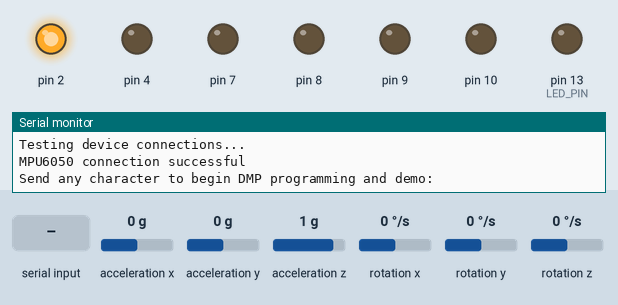
Recording of a sketch running on a simulated Arduino Leonardo, built with avr-gcc and run on an emulated ATmega32U4. On the bench: output pins drawn as LEDs (lit = HIGH), the last lines printed to the serial monitor. Dashed ring = blinking. Inputs (shaded band) come from the test bench; at power-on: acceleration x 0 g, acceleration y 0 g, acceleration z 1 g, rotation x 0 °/s, rotation y 0 °/s, rotation z 0 °/s. The sensor or clock chip raises its interrupt line as the real part does; random numbers use the default seed unless the sketch sets one.

Above: at 0.8 s.
0.9 s: "test 1\n" received over Serial
At 2.26 s:
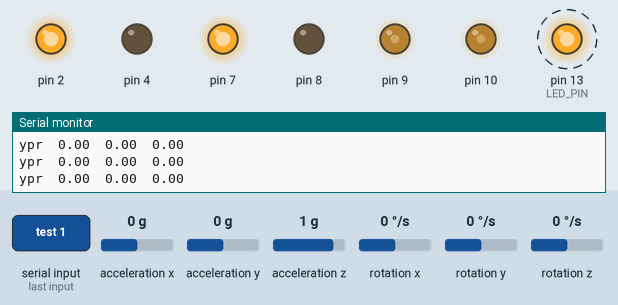
Timing chart, 0 to 9.9 s (numbered marks = the images above; inputs shaded):
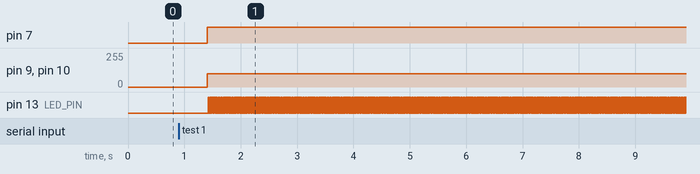

Measured:
- after the input at 0.9 s, pin 7: LOW → HIGH after 0.51 s; pin 9, pin 10: 0/255 → 98/255 after 0.51 s; pin 13 (LED_PIN): alternates HIGH for 0.01 s and LOW for 0.01 s, starting after 0.52 s

The sketch:

REALautotuneCombined.ino
```cpp
// I2C device class (I2Cdev) demonstration Arduino sketch for MPU6050 class using DMP (MotionApps v2.0)
// 6/21/2012 by Jeff Rowberg <jeff@rowberg.net>
// Updates should (hopefully) always be available at https://github.com/jrowberg/i2cdevlib
//
// Changelog:
//      2013-05-08 - added seamless Fastwire support
//                 - added note about gyro calibration
//      2012-06-21 - added note about Arduino 1.0.1 + Leonardo compatibility error
//      2012-06-20 - improved FIFO overflow handling and simplified read process
//      2012-06-19 - completely rearranged DMP initialization code and simplification
//      2012-06-13 - pull gyro and accel data from FIFO packet instead of reading directly
//      2012-06-09 - fix broken FIFO read sequence and change interrupt detection to RISING
//      2012-06-05 - add gravity-compensated initial reference frame acceleration output
//                 - add 3D math helper file to DMP6 example sketch
//                 - add Euler output and Yaw/Pitch/Roll output formats
//      2012-06-04 - remove accel offset clearing for better results (thanks Sungon Lee)
//      2012-06-01 - fixed gyro sensitivity to be 2000 deg/sec instead of 250
//      2012-05-30 - basic DMP initialization working

/* ============================================
I2Cdev device library code is placed under the MIT license
Copyright (c) 2012 Jeff Rowberg

Permission is hereby granted, free of charge, to any person obtaining a copy
of this software and associated documentation files (the "Software"), to deal
in the Software without restriction, including without limitation the rights
to use, copy, modify, merge, publish, distribute, sublicense, and/or sell
copies of the Software, and to permit persons to whom the Software is
furnished to do so, subject to the following conditions:

The above copyright notice and this permission notice shall be included in
all copies or substantial portions of the Software.

THE SOFTWARE IS PROVIDED "AS IS", WITHOUT WARRANTY OF ANY KIND, EXPRESS OR
IMPLIED, INCLUDING BUT NOT LIMITED TO THE WARRANTIES OF MERCHANTABILITY,
FITNESS FOR A PARTICULAR PURPOSE AND NONINFRINGEMENT. IN NO EVENT SHALL THE
AUTHORS OR COPYRIGHT HOLDERS BE LIABLE FOR ANY CLAIM, DAMAGES OR OTHER
LIABILITY, WHETHER IN AN ACTION OF CONTRACT, TORT OR OTHERWISE, ARISING FROM,
OUT OF OR IN CONNECTION WITH THE SOFTWARE OR THE USE OR OTHER DEALINGS IN
THE SOFTWARE.
===============================================
*/
#include <PID_v1.h>
#include <PID_AutoTune_v0.h>

byte ATuneModeRemember=2;
double input=8, output=50, setpoint=5.2;
double kp=20,ki=0,kd=0;

double kpmodel=1.5, taup=100, theta[50];
double outputStart=5;
double aTuneStep=50, aTuneNoise=1, aTuneStartValue=100;
unsigned int aTuneLookBack=20;

boolean tuning = false;
unsigned long  modelTime, serialTime;

PID myPID(&input, &output, &setpoint,kp,ki,kd, DIRECT);
PID_ATune aTune(&input, &output);

//set to false to connect to the real world
boolean useSimulation = false;


#include "DualVNH5019MotorShield.h" //motor library jc

DualVNH5019MotorShield md; //motor include jc

//Define Variables we'll be connecting to
double Setpoint, Input;


// I2Cdev and MPU6050 must be installed as libraries, or else the .cpp/.h files
// for both classes must be in the include path of your project
#include "I2Cdev.h"

#include "MPU6050_6Axis_MotionApps20.h"
//#include "MPU6050.h" // not necessary if using MotionApps include file

// Arduino Wire library is required if I2Cdev I2CDEV_ARDUINO_WIRE implementation
// is used in I2Cdev.h
#if I2CDEV_IMPLEMENTATION == I2CDEV_ARDUINO_WIRE
    #include "Wire.h"
#endif

// class default I2C address is 0x68
// specific I2C addresses may be passed as a parameter here
// AD0 low = 0x68 (default for SparkFun breakout and InvenSense evaluation board)
// AD0 high = 0x69
MPU6050 mpu;
//MPU6050 mpu(0x69); // <-- use for AD0 high

/* =========================================================================
   NOTE: In addition to connection 3.3v, GND, SDA, and SCL, this sketch
   depends on the MPU-6050's INT pin being connected to the Arduino's
   external interrupt #0 pin. On the Arduino Uno and Mega 2560, this is
   digital I/O pin 2.
 * ========================================================================= */

/* =========================================================================
   NOTE: Arduino v1.0.1 with the Leonardo board generates a compile error
   when using Serial.write(buf, len). The Teapot output uses this method.
   The solution requires a modification to the Arduino USBAPI.h file, which
   is fortunately simple, but annoying. This will be fixed in the next IDE
   release. For more info, see these links:

   http://arduino.cc/forum/index.php/topic,109987.0.html
   http://code.google.com/p/arduino/issues/detail?id=958
 * ========================================================================= */


// uncomment "OUTPUT_READABLE_QUATERNION" if you want to see the actual
// quaternion components in a [w, x, y, z] format (not best for parsing
// on a remote host such as Processing or something though)
//#define OUTPUT_READABLE_QUATERNION

// uncomment "OUTPUT_READABLE_EULER" if you want to see Euler angles
// (in degrees) calculated from the quaternions coming from the FIFO.
// Note that Euler angles suffer from gimbal lock (for more info, see
// http://en.wikipedia.org/wiki/Gimbal_lock)
//#define OUTPUT_READABLE_EULER

// uncomment "OUTPUT_READABLE_YAWPITCHROLL" if you want to see the yaw/
// pitch/roll angles (in degrees) calculated from the quaternions coming
// from the FIFO. Note this also requires gravity vector calculations.
// Also note that yaw/pitch/roll angles suffer from gimbal lock (for
// more info, see: http://en.wikipedia.org/wiki/Gimbal_lock)
#define OUTPUT_READABLE_YAWPITCHROLL

// uncomment "OUTPUT_READABLE_REALACCEL" if you want to see acceleration
// components with gravity removed. This acceleration reference frame is
// not compensated for orientation, so +X is always +X according to the
// sensor, just without the effects of gravity. If you want acceleration
// compensated for orientation, us OUTPUT_READABLE_WORLDACCEL instead.
//#define OUTPUT_READABLE_REALACCEL

// uncomment "OUTPUT_READABLE_WORLDACCEL" if you want to see acceleration
// components with gravity removed and adjusted for the world frame of
// reference (yaw is relative to initial orientation, since no magnetometer
// is present in this case). Could be quite handy in some cases.
//#define OUTPUT_READABLE_WORLDACCEL

// uncomment "OUTPUT_TEAPOT" if you want output that matches the
// format used for the InvenSense teapot demo
//#define OUTPUT_TEAPOT

float mycurrentangle;

#define LED_PIN 13 // (Arduino is 13, Teensy is 11, Teensy++ is 6)
bool blinkState = false;

// MPU control/status vars
bool dmpReady = false;  // set true if DMP init was successful
uint8_t mpuIntStatus;   // holds actual interrupt status byte from MPU
uint8_t devStatus;      // return status after each device operation (0 = success, !0 = error)
uint16_t packetSize;    // expected DMP packet size (default is 42 bytes)
uint16_t fifoCount;     // count of all bytes currently in FIFO
uint8_t fifoBuffer[64]; // FIFO storage buffer

// orientation/motion vars
Quaternion q;           // [w, x, y, z]         quaternion container
VectorInt16 aa;         // [x, y, z]            accel sensor measurements
VectorInt16 aaReal;     // [x, y, z]            gravity-free accel sensor measurements
VectorInt16 aaWorld;    // [x, y, z]            world-frame accel sensor measurements
VectorFloat gravity;    // [x, y, z]            gravity vector
float euler[3];         // [psi, theta, phi]    Euler angle container
float ypr[3];           // [yaw, pitch, roll]   yaw/pitch/roll container and gravity vector

// packet structure for InvenSense teapot demo
uint8_t teapotPacket[14] = { '$', 0x02, 0,0, 0,0, 0,0, 0,0, 0x00, 0x00, '\r', '\n' };


// ================================================================
// ===               INTERRUPT DETECTION ROUTINE                ===
// ================================================================

     volatile bool mpuInterrupt = false;     // indicates whether MPU interrupt pin has gone high
    void dmpDataReady() {
    mpuInterrupt = true;
}


// ================================================================
// ===                      INITIAL SETUP                       ===
// ================================================================

void setup() {
    //initialize the variables we're linked to
  Input = mycurrentangle;


 myPID.SetOutputLimits(-400,400);

////if(useSimulation)
 //// {
 ////   for(byte i=0;i<50;i++)
////    {
////      theta[i]=outputStart;
 ////   }
 ////   modelTime = 0;
 //// }
  //Setup the pid
  myPID.SetMode(AUTOMATIC);

  if(tuning)
  {
    tuning=false;
    changeAutoTune();
    tuning=true;
  }

  serialTime = 0;


   md.init(); //motor thing initialize


    // join I2C bus (I2Cdev library doesn't do this automatically)
    #if I2CDEV_IMPLEMENTATION == I2CDEV_ARDUINO_WIRE
        Wire.begin();
        TWBR = 24; // 400kHz I2C clock (200kHz if CPU is 8MHz)
    #elif I2CDEV_IMPLEMENTATION == I2CDEV_BUILTIN_FASTWIRE
        Fastwire::setup(400, true);
    #endif

    // initialize serial communication
    // (115200 chosen because it is required for Teapot Demo output, but it's
    // really up to you depending on your project)
    Serial.begin(115200);
    while (!Serial); // wait for Leonardo enumeration, others continue immediately

    // NOTE: 8MHz or slower host processors, like the Teensy @ 3.3v or Ardunio
    // Pro Mini running at 3.3v, cannot handle this baud rate reliably due to
    // the baud timing being too misaligned with processor ticks. You must use
    // 38400 or slower in these cases, or use some kind of external separate
    // crystal solution for the UART timer.

    // initialize device
    Serial.println(F("Initializing I2C devices..."));
    mpu.initialize();

    // verify connection
    Serial.println(F("Testing device connections..."));
    Serial.println(mpu.testConnection() ? F("MPU6050 connection successful") : F("MPU6050 connection failed"));

    // wait for ready
    Serial.println(F("\nSend any character to begin DMP programming and demo: "));
    while (Serial.available() && Serial.read()); // empty buffer
    while (!Serial.available());                 // wait for data
    while (Serial.available() && Serial.read()); // empty buffer again

    // load and configure the DMP
    Serial.println(F("Initializing DMP..."));
    devStatus = mpu.dmpInitialize();

    // supply your own gyro offsets here, scaled for min sensitivity
    mpu.setXGyroOffset(220);
    mpu.setYGyroOffset(76);
    mpu.setZGyroOffset(-85);
    mpu.setZAccelOffset(1788); // 1688 factory default for my test chip

    // make sure it worked (returns 0 if so)
    if (devStatus == 0) {
        // turn on the DMP, now that it's ready
        Serial.println(F("Enabling DMP..."));
        mpu.setDMPEnabled(true);

        // enable Arduino interrupt detection
        Serial.println(F("Enabling interrupt detection (Arduino external interrupt 0)..."));
        attachInterrupt(1, dmpDataReady, RISING);
        mpuIntStatus = mpu.getIntStatus();

        // set our DMP Ready flag so the main loop() function knows it's okay to use it
        Serial.println(F("DMP ready! Waiting for first interrupt..."));
        dmpReady = true;

        // get expected DMP packet size for later comparison
        packetSize = mpu.dmpGetFIFOPacketSize();
    } else {
        // ERROR!
        // 1 = initial memory load failed
        // 2 = DMP configuration updates failed
        // (if it's going to break, usually the code will be 1)
        Serial.print(F("DMP Initialization failed (code "));
        Serial.print(devStatus);
        Serial.println(F(")"));
    }

    // configure LED for output
    pinMode(LED_PIN, OUTPUT);
}


// ================================================================
// ===                    MAIN PROGRAM LOOP                     ===
// ================================================================

void loop() {
    // if programming failed, don't try to do anything
    if (!dmpReady) return;

    // wait for MPU interrupt or extra packet(s) available
   while (!mpuInterrupt && fifoCount < packetSize) {


     unsigned long now = millis();

  if(!useSimulation)
  { //pull the input in from the real world
    input = mycurrentangle;
  }

  if(tuning)
  {
    byte val = (aTune.Runtime());
    if (val!=0)
    {
      tuning = false;
    }
    if(!tuning)
    { //we're done, set the tuning parameters
      kp = aTune.GetKp();
      ki = aTune.GetKi();
      kd = aTune.GetKd();
      myPID.SetTunings(kp,ki,kd);
      AutoTuneHelper(false);
    }
  }
  else myPID.Compute();
  Serial.println("pid is computed");
  if(useSimulation)
  {
    theta[30]=output;
    if(now>=modelTime)
    {
      modelTime +=100;
      DoModel();
    }
  }
  else
  {
    md.setSpeeds(output,output);
     Serial.println("speed is set");
  }

  //send-receive with processing if it's time
  if(millis()>serialTime)
  {
    SerialReceive();
    SerialSend();
    serialTime+=500;
  }


     //////  Input = mycurrentangle;
     /////  myPID.Compute();
     // /// md.setSpeeds(Output,Output);


     //  Serial.println(Output);
     //  Serial.println("mycurrentvalue");


        /*if (mycurrentangle>0)
        {
          md.setM1Speed(-50);
          Serial.println("test 1");
          delay(0);

        }
        //Serial.println("test2");

        if (mycurrentangle<=0)
        {
          Serial.println("before delay 10 sec");
          md.setM1Speed(50);

          delay(0);
        }  */

    }

    // reset interrupt flag and get INT_STATUS byte
    mpuInterrupt = false;
    mpuIntStatus = mpu.getIntStatus();

    // get current FIFO count
    fifoCount = mpu.getFIFOCount();

    // check for overflow (this should never happen unless our code is too inefficient)
    if ((mpuIntStatus & 0x10) || fifoCount == 1024) {
        // reset so we can continue cleanly
        mpu.resetFIFO();
        Serial.println(F("FIFO overflow!"));

    // otherwise, check for DMP data ready interrupt (this should happen frequently)
    } else if (mpuIntStatus & 0x02) {
        // wait for correct available data length, should be a VERY short wait
        while (fifoCount < packetSize) fifoCount = mpu.getFIFOCount();

        // read a packet from FIFO
        mpu.getFIFOBytes(fifoBuffer, packetSize);

        // track FIFO count here in case there is > 1 packet available
        // (this lets us immediately read more without waiting for an interrupt)
        fifoCount -= packetSize;

        #ifdef OUTPUT_READABLE_QUATERNION
            // display quaternion values in easy matrix form: w x y z
            mpu.dmpGetQuaternion(&q, fifoBuffer);
            Serial.print("quat\t");
            Serial.print(q.w);
            Serial.print("\t");
            Serial.print(q.x);
            Serial.print("\t");
            Serial.print(q.y);
            Serial.print("\t");
            Serial.println(q.z);
        #endif

        #ifdef OUTPUT_READABLE_EULER
            // display Euler angles in degrees
            mpu.dmpGetQuaternion(&q, fifoBuffer);
            mpu.dmpGetEuler(euler, &q);
            Serial.print("euler\t");
            Serial.print(euler[0] * 180/M_PI);
            Serial.print("\t");
            Serial.print(euler[1] * 180/M_PI);
            Serial.print("\t");
            Serial.println(euler[2] * 180/M_PI);
        #endif

        #ifdef OUTPUT_READABLE_YAWPITCHROLL
            // display Euler angles in degrees
            mpu.dmpGetQuaternion(&q, fifoBuffer);
            mpu.dmpGetGravity(&gravity, &q);
            mpu.dmpGetYawPitchRoll(ypr, &q, &gravity);
            Serial.print("ypr\t");
            Serial.print(ypr[0] * 180/M_PI);
            Serial.print("\t");
            Serial.print(ypr[1] * 180/M_PI);
            Serial.print("\t");
            Serial.println(ypr[2] * 180/M_PI);
            mycurrentangle=(ypr[1] * 180/M_PI);
         //   Serial.print(mycurrentangle);
        #endif

        #ifdef OUTPUT_READABLE_REALACCEL
            // display real acceleration, adjusted to remove gravity
            mpu.dmpGetQuaternion(&q, fifoBuffer);
            mpu.dmpGetAccel(&aa, fifoBuffer);
            mpu.dmpGetGravity(&gravity, &q);
            mpu.dmpGetLinearAccel(&aaReal, &aa, &gravity);
            Serial.print("areal\t");
            Serial.print(aaReal.x);
            Serial.print("\t");
            Serial.print(aaReal.y);
            Serial.print("\t");
            Serial.println(aaReal.z);
        #endif

        #ifdef OUTPUT_READABLE_WORLDACCEL
            // display initial world-frame acceleration, adjusted to remove gravity
            // and rotated based on known orientation from quaternion
            mpu.dmpGetQuaternion(&q, fifoBuffer);
            mpu.dmpGetAccel(&aa, fifoBuffer);
            mpu.dmpGetGravity(&gravity, &q);
            mpu.dmpGetLinearAccel(&aaReal, &aa, &gravity);
            mpu.dmpGetLinearAccelInWorld(&aaWorld, &aaReal, &q);
            Serial.print("aworld\t");
            Serial.print(aaWorld.x);
            Serial.print("\t");
            Serial.print(aaWorld.y);
            Serial.print("\t");
            Serial.println(aaWorld.z);
        #endif

        #ifdef OUTPUT_TEAPOT
            // display quaternion values in InvenSense Teapot demo format:
            teapotPacket[2] = fifoBuffer[0];
            teapotPacket[3] = fifoBuffer[1];
            teapotPacket[4] = fifoBuffer[4];
            teapotPacket[5] = fifoBuffer[5];
            teapotPacket[6] = fifoBuffer[8];
            teapotPacket[7] = fifoBuffer[9];
            teapotPacket[8] = fifoBuffer[12];
            teapotPacket[9] = fifoBuffer[13];
            Serial.write(teapotPacket, 14);
            teapotPacket[11]++; // packetCount, loops at 0xFF on purpose
        #endif

        // blink LED to indicate activity
        blinkState = !blinkState;
        digitalWrite(LED_PIN, blinkState);
    }
}


void changeAutoTune()
{
 if(!tuning)
  {
    //Set the output to the desired starting frequency.
    output=aTuneStartValue;
    aTune.SetNoiseBand(aTuneNoise);
    aTune.SetOutputStep(aTuneStep);
    aTune.SetLookbackSec((int)aTuneLookBack);
    AutoTuneHelper(true);
    tuning = true;
  }
  else
  { //cancel autotune
    aTune.Cancel();
    tuning = false;
    AutoTuneHelper(false);
  }
}

void AutoTuneHelper(boolean start)
{
  if(start)
    ATuneModeRemember = myPID.GetMode();
  else
    myPID.SetMode(ATuneModeRemember);
}


void SerialSend()
{
  Serial.print("setpoint: ");Serial.print(setpoint); Serial.print(" ");
  Serial.print("input: ");Serial.print(input); Serial.print(" ");
  Serial.print("output: ");Serial.print(output); Serial.print(" ");
  if(tuning){
    Serial.println("tuning mode");
  } else {
    Serial.print("kp: ");Serial.print(myPID.GetKp());Serial.print(" ");
    Serial.print("ki: ");Serial.print(myPID.GetKi());Serial.print(" ");
    Serial.print("kd: ");Serial.print(myPID.GetKd());Serial.println();
  }
}

void SerialReceive()
{
  if(Serial.available())
  {
   char b = Serial.read();
   Serial.flush();
   if((b=='1' && !tuning) || (b!='1' && tuning))changeAutoTune();
  }
}

void DoModel()
{
  //cycle the dead time
  for(byte i=0;i<49;i++)
  {
    theta[i] = theta[i+1];
  }
  //compute the input
  input = (kpmodel / taup) *(theta[0]-outputStart) + input*(1-1/taup) + ((float)random(-10,10))/100;

}
```

Source omitted: DualVNH5019MotorShield.cpp (5330 bytes), DualVNH5019MotorShield.h (1493 bytes)
